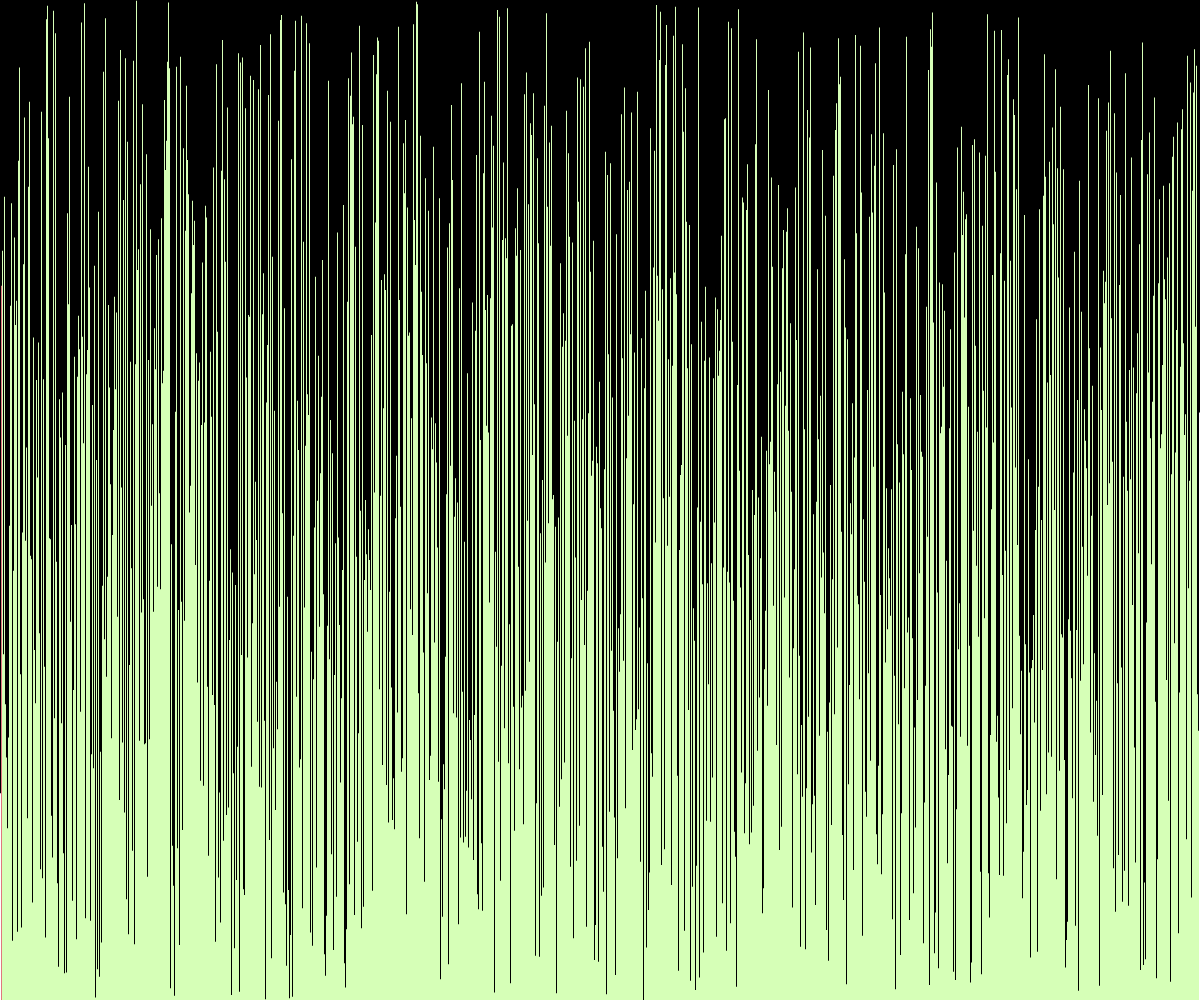
Frame 1 (no input)
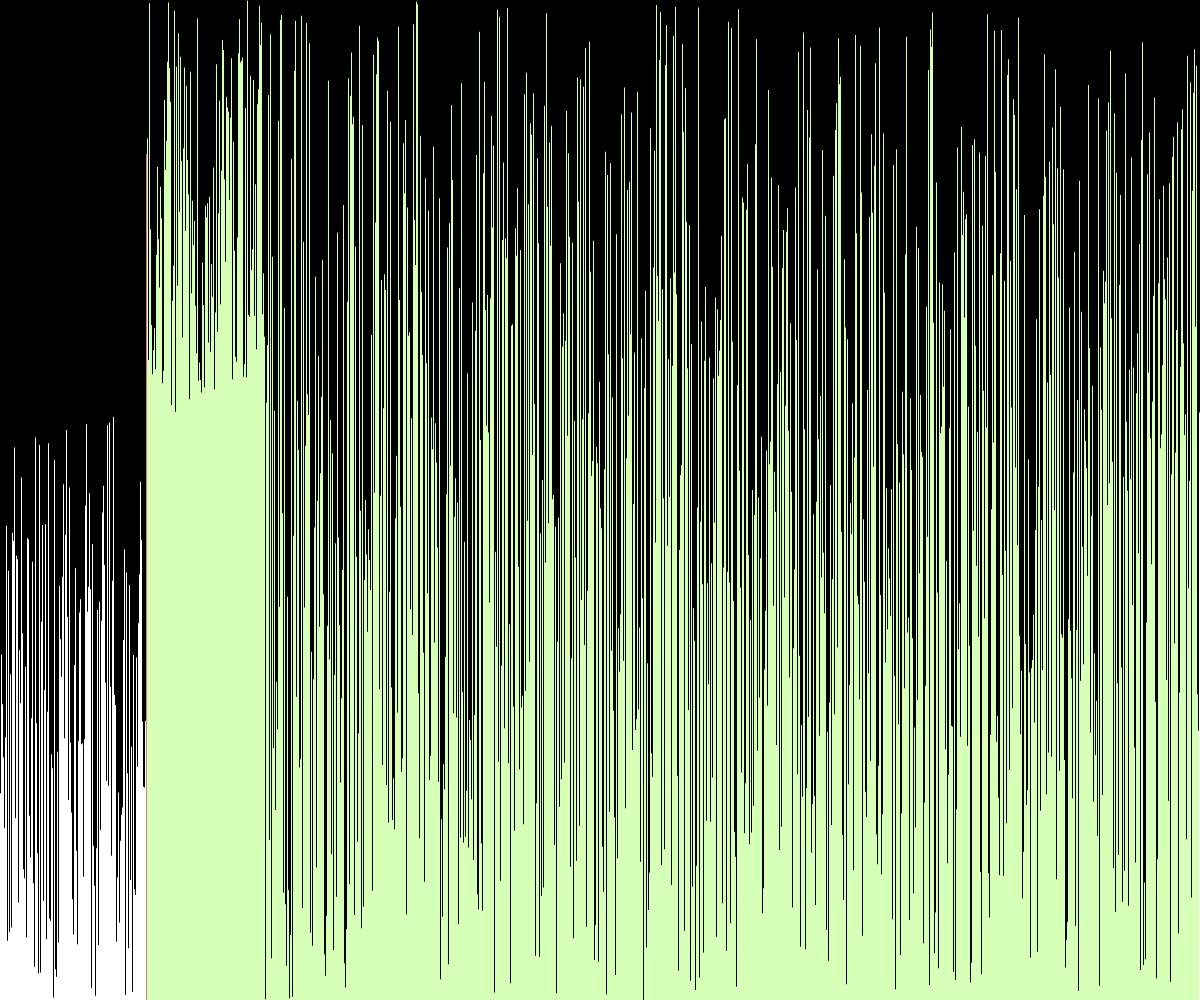
Frame 60 (no input)
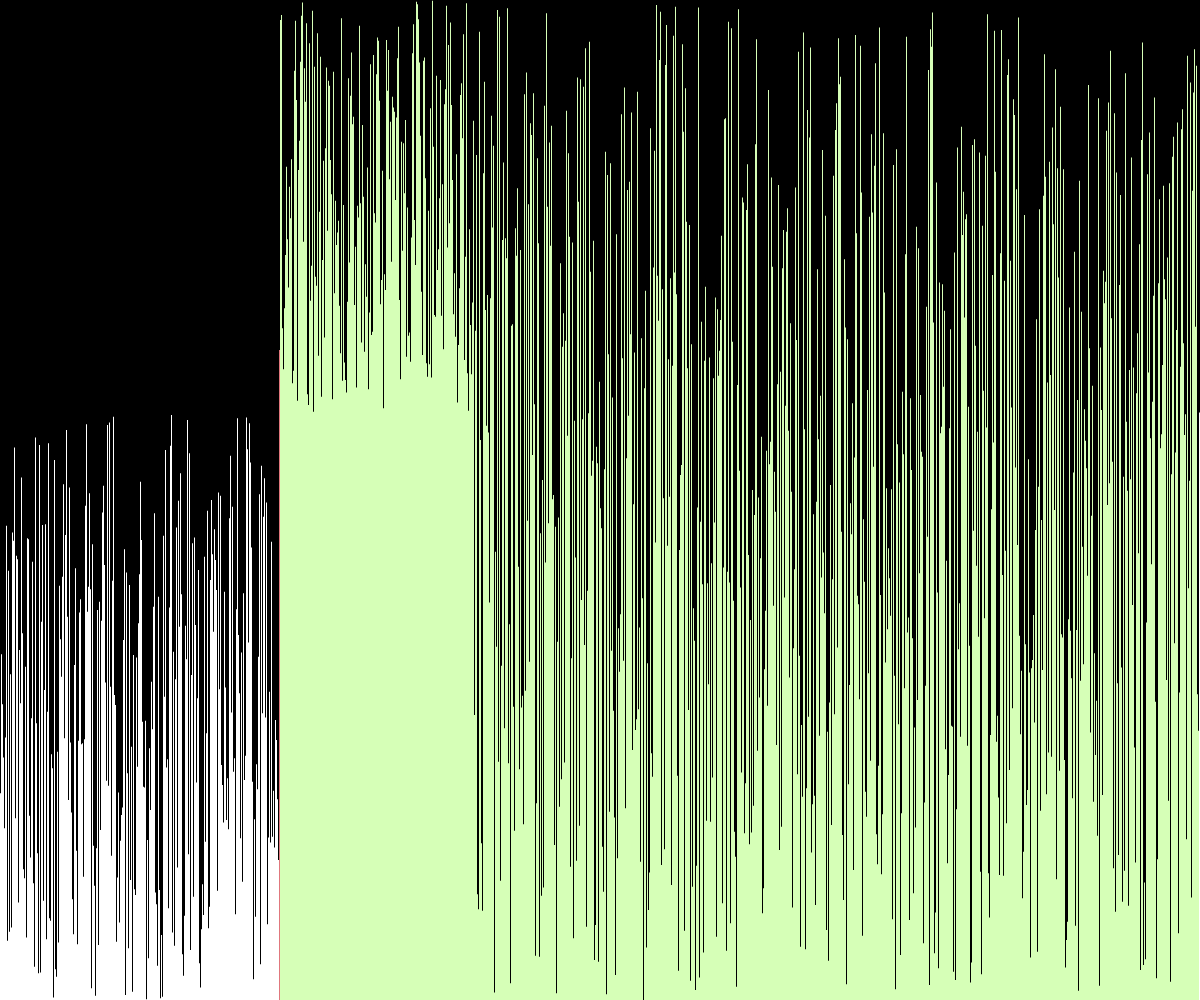
Frame 120 (the mouse pressed at the canvas centre since frame 60)

The p5.js sketch that drew these frames (run headless with seeded random() and noise() and a simulated clock; from frame 60 on, the mouse is pressed at the canvas centre):

// p5.js sketch
// ── sketch.js
let values = [];
let options = [];
let w = 1;
let sleepTime;
let states = [];

function setup() {
  createCanvas(windowWidth, windowHeight);
  values = new Array(floor(width / w));
  options = new Array(floor(width / w));
  for (let i = 0; i < options.length; i++) {
    options[i] = map(i, 0, width, 0, height);
  }
  for (let i = 0; i < values.length; i++){
    let index = floor(random(options.length));
    values[i] = options[index];
    options.splice(index, 1);
    states[i] = -1;
  }
  sleepTime = 1;
  quickSort(values, 0, values.length - 1);
}

async function quickSort(arr, start, end) {
  if (start >= end) {
    return;
  }
  let index = await partition(arr, start, end);
  states[index] = -1;

  await Promise.all([
    quickSort(arr, start, index - 1),
    quickSort(arr, index + 1, end)
  ]);
}

async function partition(arr, start, end) {
  for (let i = start; i < end; i++) {
    states[i] = 1;
  }

  let pivotValue = arr[end];
  let pivotIndex = start;
  states[pivotIndex] = 0;
  for (let i = start; i < end; i++) {
    if (arr[i] < pivotValue) {
      await swap(arr, i, pivotIndex);
      states[pivotIndex] = -1;
      pivotIndex++;
      states[pivotIndex] = 0;
    }
  }
  await swap(arr, pivotIndex, end);

  for (let i = start; i < end; i++) {
    if (i != pivotIndex) {
      states[i] = -1;
    }
  }

  return pivotIndex;
}

function draw() {
  background(0);

  for (let i = 0; i < values.length; i++) {
    noStroke();
    if (states[i] == 0) {
      fill('#E0777D');
    } else if (states[i] == 1) {
      fill('#D6FFB7');
    } else {
      fill(255);
    }
    rect(i * w, height - values[i], w, values[i]);
  }
}

async function swap(arr, a, b) {
  await sleep(sleepTime);
  let temp = arr[a];
  arr[a] = arr[b];
  arr[b] = temp;
}

function sleep(ms) {
  return new Promise(resolve => setTimeout(resolve, ms));
}
